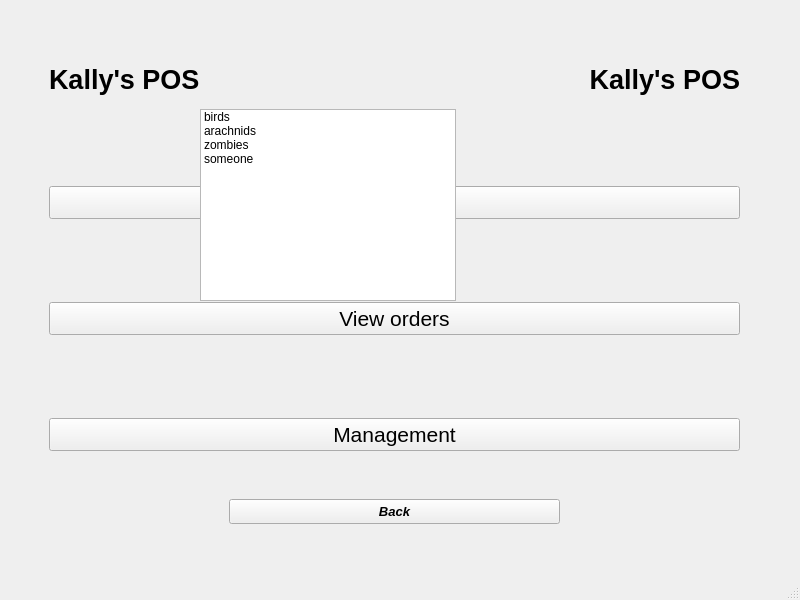
<?xml version="1.0" encoding="UTF-8"?>
<ui version="4.0">
 <class>loginMenu</class>
 <widget class="QMainWindow" name="loginMenu">
  <property name="geometry">
   <rect>
    <x>0</x>
    <y>0</y>
    <width>800</width>
    <height>600</height>
   </rect>
  </property>
  <property name="windowTitle">
   <string>loginMenu</string>
  </property>
  <widget class="QWidget" name="centralwidget">
   <widget class="QStackedWidget" name="superwidget">
    <property name="geometry">
     <rect>
      <x>-1</x>
      <y>9</y>
      <width>801</width>
      <height>551</height>
     </rect>
    </property>
    <property name="currentIndex">
     <number>1</number>
    </property>
    <widget class="QWidget" name="login1">
     <widget class="QGroupBox" name="loginWidget">
      <property name="geometry">
       <rect>
        <x>10</x>
        <y>20</y>
        <width>771</width>
        <height>381</height>
       </rect>
      </property>
      <property name="title">
       <string/>
      </property>
      <widget class="QGroupBox" name="entryDetails">
       <property name="geometry">
        <rect>
         <x>50</x>
         <y>60</y>
         <width>671</width>
         <height>141</height>
        </rect>
       </property>
       <property name="title">
        <string/>
       </property>
       <widget class="QLineEdit" name="usernameEntry">
        <property name="geometry">
         <rect>
          <x>130</x>
          <y>40</y>
          <width>521</width>
          <height>24</height>
         </rect>
        </property>
        <property name="placeholderText">
         <string>Input Your Username Here</string>
        </property>
       </widget>
       <widget class="QLineEdit" name="passwordEntry">
        <property name="geometry">
         <rect>
          <x>130</x>
          <y>90</y>
          <width>521</width>
          <height>24</height>
         </rect>
        </property>
        <property name="echoMode">
         <enum>QLineEdit::Password</enum>
        </property>
        <property name="placeholderText">
         <string>Input Your Password Here</string>
        </property>
       </widget>
       <widget class="QLabel" name="usernameLabel">
        <property name="geometry">
         <rect>
          <x>20</x>
          <y>30</y>
          <width>111</width>
          <height>41</height>
         </rect>
        </property>
        <property name="text">
         <string>&lt;html&gt;&lt;head/&gt;&lt;body&gt;&lt;p&gt;&lt;span style=&quot; font-size:16pt; font-weight:700;&quot;&gt;Username:&lt;/span&gt;&lt;/p&gt;&lt;/body&gt;&lt;/html&gt;</string>
        </property>
       </widget>
       <widget class="QLabel" name="passwordLabel">
        <property name="geometry">
         <rect>
          <x>25</x>
          <y>79</y>
          <width>111</width>
          <height>41</height>
         </rect>
        </property>
        <property name="text">
         <string>&lt;html&gt;&lt;head/&gt;&lt;body&gt;&lt;p&gt;&lt;span style=&quot; font-size:16pt; font-weight:700;&quot;&gt;Password:&lt;/span&gt;&lt;/p&gt;&lt;/body&gt;&lt;/html&gt;</string>
        </property>
       </widget>
      </widget>
      <widget class="QLabel" name="ErrorMessageHandler">
       <property name="enabled">
        <bool>true</bool>
       </property>
       <property name="geometry">
        <rect>
         <x>0</x>
         <y>310</y>
         <width>771</width>
         <height>51</height>
        </rect>
       </property>
       <property name="font">
        <font>
         <pointsize>18</pointsize>
         <fontweight>Medium</fontweight>
        </font>
       </property>
       <property name="cursor">
        <cursorShape>UpArrowCursor</cursorShape>
       </property>
       <property name="focusPolicy">
        <enum>Qt::TabFocus</enum>
       </property>
       <property name="styleSheet">
        <string notr="true">color: rgb(255, 0, 4);</string>
       </property>
       <property name="text">
        <string>&lt;html&gt;&lt;head/&gt;&lt;body&gt;&lt;p&gt;&lt;br/&gt;&lt;/p&gt;&lt;/body&gt;&lt;/html&gt;</string>
       </property>
      </widget>
      <widget class="QLabel" name="label">
       <property name="geometry">
        <rect>
         <x>280</x>
         <y>10</y>
         <width>151</width>
         <height>41</height>
        </rect>
       </property>
       <property name="text">
        <string>&lt;html&gt;&lt;head/&gt;&lt;body&gt;&lt;p&gt;&lt;span style=&quot; font-size:20pt; font-weight:700;&quot;&gt;Kally's POS&lt;/span&gt;&lt;/p&gt;&lt;/body&gt;&lt;/html&gt;</string>
       </property>
      </widget>
      <widget class="QPushButton" name="login">
       <property name="geometry">
        <rect>
         <x>330</x>
         <y>250</y>
         <width>81</width>
         <height>41</height>
        </rect>
       </property>
       <property name="styleSheet">
        <string notr="true">font: bold 18px;</string>
       </property>
       <property name="text">
        <string>Login</string>
       </property>
      </widget>
     </widget>
    </widget>
    <widget class="QWidget" name="option1">
     <widget class="QWidget" name="verticalLayoutWidget">
      <property name="geometry">
       <rect>
        <x>50</x>
        <y>100</y>
        <width>691</width>
        <height>421</height>
       </rect>
      </property>
      <layout class="QVBoxLayout" name="verticalLayout">
       <item>
        <widget class="QPushButton" name="createOrderOptionButton">
         <property name="font">
          <font>
           <pointsize>16</pointsize>
          </font>
         </property>
         <property name="text">
          <string>Create Order</string>
         </property>
        </widget>
       </item>
       <item>
        <widget class="QPushButton" name="viewOrderOptionButton">
         <property name="font">
          <font>
           <pointsize>16</pointsize>
          </font>
         </property>
         <property name="text">
          <string>View orders</string>
         </property>
        </widget>
       </item>
       <item>
        <widget class="QPushButton" name="viewManagementOptionButton">
         <property name="font">
          <font>
           <pointsize>16</pointsize>
          </font>
         </property>
         <property name="text">
          <string>Management</string>
         </property>
        </widget>
       </item>
      </layout>
     </widget>
     <widget class="QLabel" name="option1Title">
      <property name="geometry">
       <rect>
        <x>50</x>
        <y>50</y>
        <width>151</width>
        <height>41</height>
       </rect>
      </property>
      <property name="text">
       <string>&lt;html&gt;&lt;head/&gt;&lt;body&gt;&lt;p&gt;&lt;span style=&quot; font-size:20pt; font-weight:700;&quot;&gt;Kally's POS&lt;/span&gt;&lt;/p&gt;&lt;/body&gt;&lt;/html&gt;</string>
      </property>
     </widget>
     <widget class="QLabel" name="userIDLabel">
      <property name="geometry">
       <rect>
        <x>250</x>
        <y>50</y>
        <width>491</width>
        <height>41</height>
       </rect>
      </property>
      <property name="font">
       <font>
        <pointsize>18</pointsize>
       </font>
      </property>
      <property name="text">
       <string>&lt;html&gt;&lt;head/&gt;&lt;body&gt;&lt;p&gt;&lt;span style=&quot; font-size:20pt; font-weight:700;&quot;&gt;Kally's POS&lt;/span&gt;&lt;/p&gt;&lt;/body&gt;&lt;/html&gt;</string>
      </property>
      <property name="alignment">
       <set>Qt::AlignRight|Qt::AlignTrailing|Qt::AlignVCenter</set>
      </property>
     </widget>
     <widget class="QPushButton" name="backFromOption1">
      <property name="geometry">
       <rect>
        <x>230</x>
        <y>490</y>
        <width>331</width>
        <height>25</height>
       </rect>
      </property>
      <property name="font">
       <font>
        <pointsize>10</pointsize>
        <italic>true</italic>
        <bold>true</bold>
       </font>
      </property>
      <property name="text">
       <string>Back</string>
      </property>
     </widget>
    </widget>
   </widget>
   <widget class="QDockWidget" name="viewOrderDockWidget">
    <property name="enabled">
     <bool>true</bool>
    </property>
    <property name="geometry">
     <rect>
      <x>70</x>
      <y>-20</y>
      <width>471</width>
      <height>401</height>
     </rect>
    </property>
    <property name="floating">
     <bool>true</bool>
    </property>
    <property name="features">
     <set>QDockWidget::DockWidgetClosable|QDockWidget::DockWidgetFloatable</set>
    </property>
    <widget class="QWidget" name="viewOrderDockWidgetContent">
     <widget class="QStackedWidget" name="viewOrderContent">
      <property name="geometry">
       <rect>
        <x>20</x>
        <y>0</y>
        <width>431</width>
        <height>371</height>
       </rect>
      </property>
      <property name="currentIndex">
       <number>0</number>
      </property>
      <widget class="QWidget" name="orderList">
       <widget class="QListWidget" name="viewOrdersDisplayOrders">
        <property name="geometry">
         <rect>
          <x>110</x>
          <y>110</y>
          <width>256</width>
          <height>192</height>
         </rect>
        </property>
        <item>
         <property name="text">
          <string>birds</string>
         </property>
        </item>
        <item>
         <property name="text">
          <string>arachnids</string>
         </property>
        </item>
        <item>
         <property name="text">
          <string>zombies</string>
         </property>
        </item>
        <item>
         <property name="text">
          <string>someone</string>
         </property>
        </item>
       </widget>
      </widget>
      <widget class="QWidget" name="orderInformation"/>
     </widget>
    </widget>
   </widget>
  </widget>
  <widget class="QMenuBar" name="menubar">
   <property name="geometry">
    <rect>
     <x>0</x>
     <y>0</y>
     <width>800</width>
     <height>21</height>
    </rect>
   </property>
  </widget>
  <widget class="QStatusBar" name="statusbar"/>
 </widget>
 <resources/>
 <connections/>
</ui>
